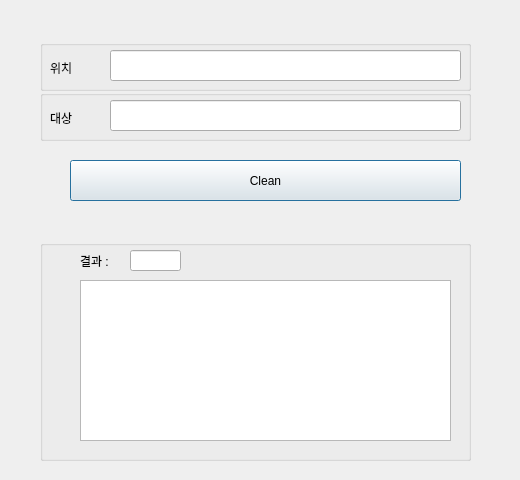
<?xml version="1.0" encoding="UTF-8"?>
<ui version="4.0">
 <class>Dialog</class>
 <widget class="QDialog" name="Dialog">
  <property name="geometry">
   <rect>
    <x>0</x>
    <y>0</y>
    <width>520</width>
    <height>480</height>
   </rect>
  </property>
  <property name="windowTitle">
   <string>MCleaner</string>
  </property>
  <widget class="QGroupBox" name="groupBox">
   <property name="geometry">
    <rect>
     <x>40</x>
     <y>40</y>
     <width>431</width>
     <height>51</height>
    </rect>
   </property>
   <property name="title">
    <string/>
   </property>
   <widget class="QLabel" name="label">
    <property name="geometry">
     <rect>
      <x>10</x>
      <y>20</y>
      <width>51</width>
      <height>16</height>
     </rect>
    </property>
    <property name="text">
     <string>위치</string>
    </property>
   </widget>
   <widget class="QLineEdit" name="line_path">
    <property name="geometry">
     <rect>
      <x>70</x>
      <y>10</y>
      <width>351</width>
      <height>31</height>
     </rect>
    </property>
   </widget>
  </widget>
  <widget class="QPushButton" name="btn_clean">
   <property name="geometry">
    <rect>
     <x>70</x>
     <y>160</y>
     <width>391</width>
     <height>41</height>
    </rect>
   </property>
   <property name="text">
    <string>Clean</string>
   </property>
  </widget>
  <widget class="QGroupBox" name="groupBox_2">
   <property name="geometry">
    <rect>
     <x>40</x>
     <y>90</y>
     <width>431</width>
     <height>51</height>
    </rect>
   </property>
   <property name="title">
    <string/>
   </property>
   <widget class="QLabel" name="label_2">
    <property name="geometry">
     <rect>
      <x>10</x>
      <y>20</y>
      <width>51</width>
      <height>16</height>
     </rect>
    </property>
    <property name="text">
     <string>대상</string>
    </property>
   </widget>
   <widget class="QLineEdit" name="line_target">
    <property name="geometry">
     <rect>
      <x>70</x>
      <y>10</y>
      <width>351</width>
      <height>31</height>
     </rect>
    </property>
   </widget>
  </widget>
  <widget class="QGroupBox" name="groupBox_3">
   <property name="geometry">
    <rect>
     <x>40</x>
     <y>240</y>
     <width>431</width>
     <height>221</height>
    </rect>
   </property>
   <property name="title">
    <string/>
   </property>
   <widget class="QLabel" name="label_3">
    <property name="geometry">
     <rect>
      <x>40</x>
      <y>10</y>
      <width>51</width>
      <height>21</height>
     </rect>
    </property>
    <property name="text">
     <string>결과 :</string>
    </property>
   </widget>
   <widget class="QLineEdit" name="line_count">
    <property name="geometry">
     <rect>
      <x>90</x>
      <y>10</y>
      <width>51</width>
      <height>21</height>
     </rect>
    </property>
   </widget>
   <widget class="QPlainTextEdit" name="pte_processing">
    <property name="geometry">
     <rect>
      <x>40</x>
      <y>40</y>
      <width>371</width>
      <height>161</height>
     </rect>
    </property>
   </widget>
  </widget>
 </widget>
 <resources/>
 <connections/>
</ui>
